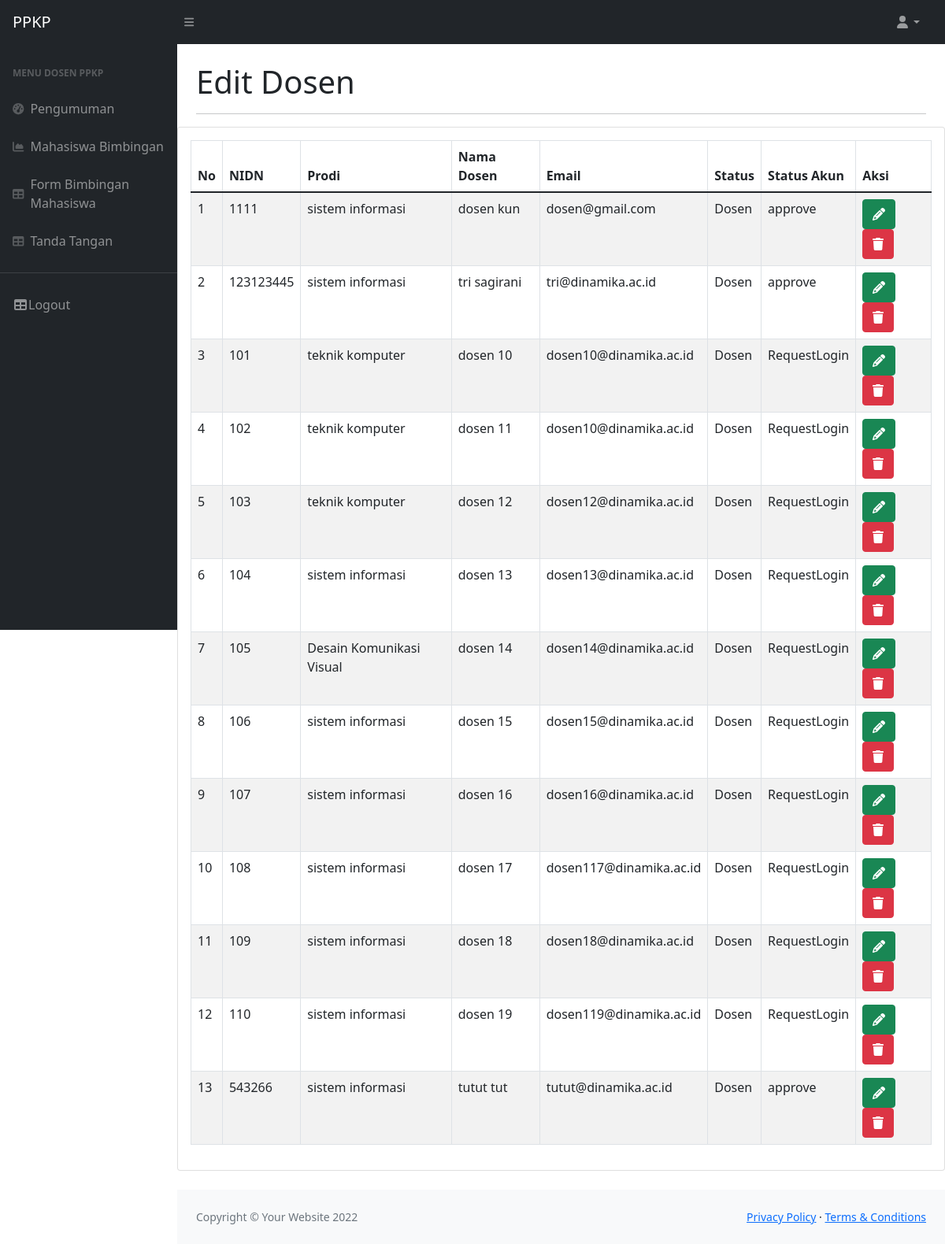
Page /Editing-dosen.php on the committed database.
### tables this page shows
CREATE TABLE `dosen` (
  `id` bigint(20) UNSIGNED NOT NULL,
  `id_user` int(11) NOT NULL,
  `nidn` bigint(20) NOT NULL,
  `prodi` varchar(100) NOT NULL,
  `name` varchar(255) NOT NULL,
  `email` varchar(255) NOT NULL,
  `status` varchar(255) NOT NULL,
  `status_akun` varchar(50) NOT NULL
);

### Editing-dosen.php (the view, shortened to what this page needs)
<!DOCTYPE html>
<html lang="en">
    <head>
        <link href="https://cdn.jsdelivr.net/npm/simple-datatables@latest/dist/style.css" rel="stylesheet" />
        <link href="css/styles.css" rel="stylesheet" />
        <link href="vendor/fontawesome-free/css/all.min.css" rel="stylesheet" type="text/css">
    </head>
    <body class="sb-nav-fixed">
    <?php
        require('_partial/navbar.php');
            require('_partial/sidebar.php');
            ?>
                <main>
                    <div class="container-fluid px-4">
                        <h1 class="mt-4">Edit Dosen</h1>
                        <hr>
                    </div>
                    <div class="card mb-4">
                            <div class="card-body">
                            <table id="datatablesSimple" class="display table table-striped table-bordered">
                                    <thead>
                                        <tr>
                                            <th>No</th>
                                            <th>NIDN</th>
                                            <th>Prodi</th>
                                            <th>Nama Dosen</th>
                                            <th>Email</th>
                                            <th>Status</th>
                                            <th>Status Akun</th>
                                            <th>Aksi</th>
                                        </tr>
                                    </thead>
                                    <tbody>
                                    <?php
                       $no=1;
                          $sql = 'SELECT * from dosen';
                          $query = mysqli_query($koneksi, $sql);
                             while ($row = mysqli_fetch_array($query))
                                {
                                 ?>
                                  <tr>
                                  <td>
                                    <?= $no++;?></td>
                                      <td><?= $row['nidn']; ?></td>
                                      <td><?= $row['prodi']; ?></td>
                                      <td><?= $row['name'];?></td>
                                      <td><?= $row['email'];?></td>
                                      <td><?= $row['status'];?></td>
                                      <td><?= $row['status_akun']; ?></td>
                                      <td><a class="btn btn-success" data-toggle="modal" data-target="#modal<?php echo $row['id'];?>"><i class="fa fa-pencil"></i></a>
                                      <a href="delete/delete-dosen.php?hal=delete&id=<?= $row['id'];?>"
                                      class='btn btn-danger p-auto' onclick="return confirm('Data ini akan terhapus anda yakin?');"><i
                                         class='fa fa-trash'></i></a>
                                    </td>
                                  </tr>
                          <?php
                            }
                            ?>
                                    </tbody>
                                </table>
                            </div>
                        </div>
                </main>
                <?php
                require('_partial/footer.php')
                ?>
    </body>
</html>

### rows in the picture
dosen: nidn "1111", prodi "sistem informasi", name "dosen kun", email "dosen@gmail.com", status "Dosen", status_akun "approve"
dosen: nidn "123123445", prodi "sistem informasi", name "tri sagirani", email "tri@dinamika.ac.id", status "Dosen", status_akun "approve"
dosen: nidn "101", prodi "teknik komputer", name "dosen 10", email "dosen10@dinamika.ac.id", status "Dosen", status_akun "RequestLogin"
dosen: nidn "102", prodi "teknik komputer", name "dosen 11", email "dosen10@dinamika.ac.id", status "Dosen", status_akun "RequestLogin"
dosen: nidn "103", prodi "teknik komputer", name "dosen 12", email "dosen12@dinamika.ac.id", status "Dosen", status_akun "RequestLogin"
dosen: nidn "104", prodi "sistem informasi", name "dosen 13", email "dosen13@dinamika.ac.id", status "Dosen", status_akun "RequestLogin"
dosen: nidn "105", prodi "Desain Komunikasi Visual", name "dosen 14", email "dosen14@dinamika.ac.id", status "Dosen", status_akun "RequestLogin"
dosen: nidn "106", prodi "sistem informasi", name "dosen 15", email "dosen15@dinamika.ac.id", status "Dosen", status_akun "RequestLogin"
dosen: nidn "107", prodi "sistem informasi", name "dosen 16", email "dosen16@dinamika.ac.id", status "Dosen", status_akun "RequestLogin"
dosen: nidn "108", prodi "sistem informasi", name "dosen 17", email "dosen117@dinamika.ac.id", status "Dosen", status_akun "RequestLogin"
dosen: nidn "109", prodi "sistem informasi", name "dosen 18", email "dosen18@dinamika.ac.id", status "Dosen", status_akun "RequestLogin"
dosen: nidn "110", prodi "sistem informasi", name "dosen 19", email "dosen119@dinamika.ac.id", status "Dosen", status_akun "RequestLogin"
dosen: nidn "543266", prodi "sistem informasi", name "tutut tut", email "tutut@dinamika.ac.id", status "Dosen", status_akun "approve"
